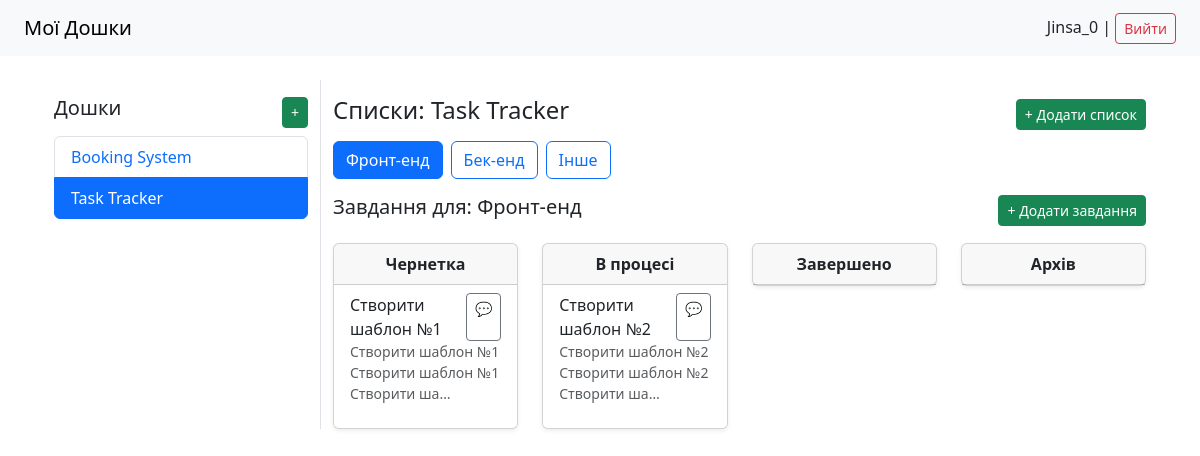
Screenshot of /main/?dashboard=4&todolist=4 (signed in) with the database file from the repository.
### task_manager/models.py (models this page shows, shortened)
class Dashboard(models.Model):
    title =  models.CharField(max_length = 200, verbose_name = "Назва")
    description =  models.TextField(verbose_name = "Опис", blank = True)
    created_at = models.DateTimeField(auto_now_add = True)
    created_by = models.ForeignKey(User, on_delete = models.CASCADE, related_name='dashboards', verbose_name = "Автор")
    members = models.ManyToManyField(User, related_name="shared_dashboards", blank=True, verbose_name = "Учасники")
    class Meta:
        verbose_name = "Дошка"
        verbose_name_plural = "Дошки"

class TodoList(models.Model):
    dashboard = models.ForeignKey(Dashboard, on_delete = models.CASCADE, related_name= 'todolists', verbose_name = "Дошка")
    title =  models.CharField(max_length = 200, verbose_name = "Назва")
    description =  models.TextField(verbose_name = "Опис", blank = True)
    created_at = models.DateTimeField(auto_now_add = True)
    important = models.BooleanField(default = False, verbose_name = "Важливість")
    created_by = models.ForeignKey(User, on_delete = models.CASCADE, related_name= 'todolists', verbose_name = "Автор")
    class Meta:
        verbose_name = "Список завдань"
        verbose_name_plural = "Списки завдань"

class Task(models.Model):
    todolist = models.ForeignKey(TodoList, on_delete = models.CASCADE, related_name= 'tasks', verbose_name = "Список завдань")
    title = models.CharField(max_length = 200, verbose_name = "Назва")
    content = models.TextField(verbose_name = "Контент", blank = True)
    status = models.CharField(max_length = 20, verbose_name = "Статус", default = 'draft', choices = [
    ('draft', 'Чернетка'),
    ('in_progress', 'В процесі'),
    ('completed', 'Завершено'),
    ('archived', 'Архів')
    ])
    priority = models.CharField(max_length = 10, verbose_name = "Приорітет", default = 'low', choices = [
    ('low', 'Низький'),
    ('medium', 'Середній'),
    ('high', 'Високий'),
    ('urgent', 'Терміновий')
    ])
    deadline = models.DateField(null=True, blank=True, verbose_name = "Дедлайн")
    created_at = models.DateTimeField(auto_now_add = True, verbose_name = "Створено в")
    updated_at = models.DateTimeField(auto_now = True, verbose_name = "Оновлено в")
    created_by = models.ForeignKey(User, on_delete = models.CASCADE, related_name= 'tasks', verbose_name = "Автор")
    class Meta:
        verbose_name = "Завдання"
        verbose_name_plural = "Завдання"

### task_manager/views.py (the view)
# urls.py: path("main/", MainPageView.as_view(), name="main"),
class MainPageView(TaskAccessMixin ,LoginRequiredMixin, ListView):
    model = Task
    template_name = "main/main.html"
    context_object_name = "tasks"
    def get_queryset(self):
        qs = super().get_queryset()
        dashboard_pk = self.request.GET.get("dashboard")
        todolist_pk = self.request.GET.get("todolist")
        if dashboard_pk:
            qs = qs.filter(todolist__dashboard_id=dashboard_pk)
        if todolist_pk:
            qs = qs.filter(todolist_id=todolist_pk)
        return qs
    def get_context_data(self, **kwargs):
        context = super().get_context_data(**kwargs)
        dashboards_qs = Dashboard.objects.filter(
            Q(created_by=self.request.user) | Q(members=self.request.user)
        ).distinct()
        context["dashboards"] = dashboards_qs
        dashboard_pk = self.request.GET.get("dashboard")
        todolist_pk = self.request.GET.get("todolist")
        if dashboard_pk:
            dashboard = get_object_or_404(dashboards_qs, pk=dashboard_pk)
            context["selected_dashboard"] = dashboard
            context["todolists"] = dashboard.todolists.all()
        else:
            context["selected_dashboard"] = None
            context["todolists"] = []
        if todolist_pk:
            todolist = get_object_or_404(
                TodoList.objects.filter(dashboard__in=dashboards_qs),
                pk=todolist_pk
            )
            context["selected_todolist"] = todolist
        else:
            context["selected_todolist"] = None
        context["columns"] = {
            "draft": "Чернетка",
            "in_progress": "В процесі",
            "completed": "Завершено",
            "archived": "Архів"
        }
        return context

### task_manager/views.py (called while the page is built)
    def get_queryset(self):
        return Dashboard.objects.filter(
            Q(created_by=self.request.user) | Q(members=self.request.user)
        ).distinct()

    def get_queryset(self):
        return TodoList.objects.filter(
            dashboard__in=DashboardAccessMixin.get_queryset(self)
        ).distinct()

    def get_queryset(self):
        return Task.objects.filter(
            todolist__in=TodoListAccessMixin.get_queryset(self)
        ).distinct()

### task_manager/templates/main/main.html (shortened to what this page needs)
{% extends "base.html" %}
{% block content %}
<div class="container-fluid">
  <div class="row">
    <div class="col-md-3 border-end">
      <div class="d-flex justify-content-between align-items-center mt-3">
        <h5>Дошки</h5>
        <a href="{% url 'dashboard_create' %}" class="btn btn-sm btn-success">+</a>
      </div>
      <ul class="list-group mt-2">
        {% for d in dashboards %}
          <li class="list-group-item {% if selected_dashboard and d.id == selected_dashboard.id %}active{% endif %}">
            <a href="?dashboard={{ d.id }}" class="text-decoration-none {% if selected_dashboard and d.id == selected_dashboard.id %}text-white{% endif %}">
              {{ d.title }}
            </a>
          </li>
        {% empty %}
          <li class="list-group-item text-muted">Немає дошок</li>
        {% endfor %}
      </ul>
    </div>
    <div class="col-md-9">
      {% if selected_dashboard %}
        <div class="d-flex justify-content-between align-items-center mt-3">
          <h4>Списки: {{ selected_dashboard.title }}</h4>
          <a href="{% url 'todolist_create' dashboard_pk=selected_dashboard.id %}" class="btn btn-sm btn-success">+ Додати список</a>
        </div>
        <div class="d-flex flex-wrap gap-2 mb-3 mt-2">
          {% for tl in todolists %}
            <a href="?dashboard={{ selected_dashboard.id }}&todolist={{ tl.id }}"
               class="btn {% if selected_todolist and tl.id == selected_todolist.id %}btn-primary{% else %}btn-outline-primary{% endif %}">
              {{ tl.title }}
            </a>
          {% empty %}
            <span class="text-muted">Немає списків</span>
          {% endfor %}
        </div>
      {% endif %}
      {% if selected_todolist %}
        <div class="d-flex justify-content-between align-items-center">
          <h5>Завдання для: {{ selected_todolist.title }}</h5>
          <a href="{% url 'task_create' dashboard_pk=selected_dashboard.id todolist_pk=selected_todolist.id %}" class="btn btn-sm btn-success">+ Додати завдання</a>
        </div>
        <div class="row mt-3">
          {% for key, col_title in columns.items %}
            <div class="col-md-3">
              <div class="card shadow-sm">
                <div class="card-header text-center fw-bold">{{ col_title }}</div>
                <ul class="list-group list-group-flush">
                  {% for task in tasks %}
                    {% if task.status == key %}
                      <li class="list-group-item">
                        <div class="d-flex justify-content-between">
                          <span>{{ task.title }}</span>
                          <a href="{% url 'comment_create' dashboard_pk=selected_dashboard.id todolist_pk=selected_todolist.id task_pk=task.id %}" class="btn btn-sm btn-outline-secondary">💬</a>
                        </div>
                        <p class="small text-muted">{{ task.content|truncatechars:50 }}</p>
                      </li>
                    {% endif %}
                  {% empty %}
                    <li class="list-group-item text-muted">Немає завдань</li>
                  {% endfor %}
                </ul>
              </div>
            </div>
          {% endfor %}
        </div>
      {% elif selected_dashboard %}
        <p class="text-muted">Оберіть список, щоб побачити завдання.</p>
      {% else %}
        <p class="text-muted">Оберіть дошку, щоб почати.</p>
      {% endif %}
    </div>
  </div>
</div>
{% endblock %}

### task_manager/templates/base.html (shortened to what this page needs)
<!DOCTYPE html>
<html lang="uk">
<head>
  <link href="https://cdn.jsdelivr.net/npm/bootstrap@5.3.0/dist/css/bootstrap.min.css" rel="stylesheet">
<body>
  <nav class="navbar navbar-expand-lg navbar-light bg-light px-4">
    <a class="navbar-brand" href="{% url 'dashboard_list' %}">Мої Дошки</a>
    <div class="ms-auto">
      {% if user.is_authenticated %}
        {% if dashboard %}
        <a class="navbar-brand" href="{% url 'todolist_list' dashboard.pk %}">Мої списки завдань | </a>
        {% else %}
        {{ request.user.username }} |
        {% endif %}
        <form method="post" action="{% url 'logout' %}" style="display: inline;">
          <button type="submit" class="btn btn-sm btn-outline-danger">Вийти</button>
        </form>
      {% else %}
        <a href="{% url 'login' %}" class="btn btn-sm btn-outline-primary">Увійти</a>
        <a href="{% url 'register' %}" class="btn btn-sm btn-outline-success">Реєстрація</a>
      {% endif %}
    </div>
  </nav>
  <div class="container mt-4">
    {% block content %}{% endblock %}
  </div>
</body>
</html>

### rows the page displays
Dashboard: title "Booking System"
Dashboard: title "Task Tracker"
TodoList: title "Фронт-енд"
TodoList: title "Бек-енд"
TodoList: title "Інше"
Task: title "Створити шаблон №1", content "Створити шаблон №1 Створити шаблон №1 Створити ша…"
Task: title "Створити шаблон №2", content "Створити шаблон №2 Створити шаблон №2 Створити ша…"

### other values shown
{{ request.user.username }} "Jinsa_0"
{{ col_title }} "Чернетка" "В процесі" "Завершено" "Архів"
